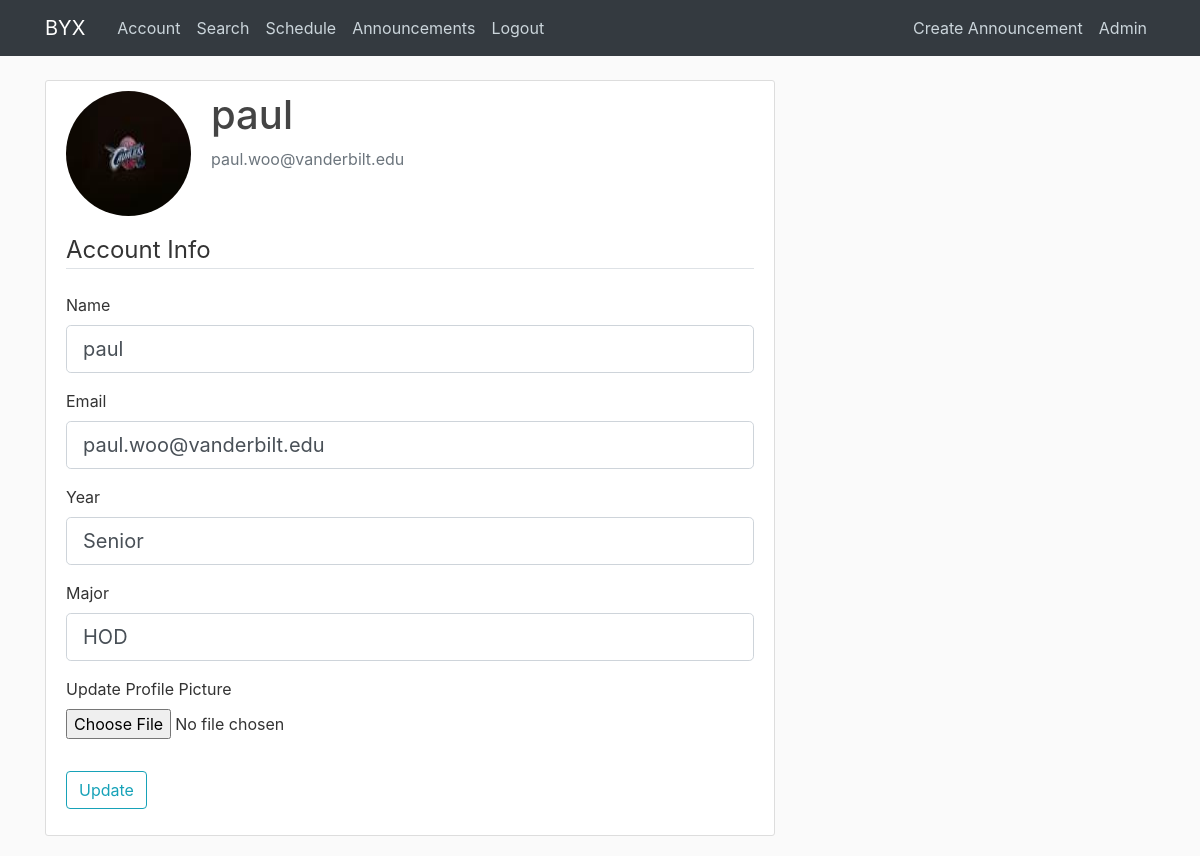
The app's page /account (signed in) with its own data.
### Group5/models.py (models this page shows, shortened)
class User(db.Model, UserMixin):
    id = db.Column(db.Integer, primary_key=True)
    username = db.Column(db.String(20), unique=True, nullable=False)
    email = db.Column(db.String(120), unique=True, nullable=False)
    image_file = db.Column(db.String(20), nullable=False, default='default.jpg')
    password = db.Column(db.String(60), nullable=False)
    posts = db.relationship('Post', backref='author', lazy=True)
    major = db.Column(db.String(60), default="CHANGE")
    year = db.Column(db.String(60), default="CHANGE")
    is_admin = db.Column(db.Boolean, default=False)

### Group5/routes.py (the view)
@app.route("/account", methods=['GET', 'POST'])
@login_required
def account():
    form = UpdateAccountForm()
    if form.validate_on_submit():
        if form.picture.data:
            picture_file = save_picture(form.picture.data)
            current_user.image_file = picture_file
        current_user.username = form.username.data
        current_user.email = form.email.data
        current_user.major = form.major.data
        current_user.year = form.year.data
        db.session.commit()
        flash('Your account has been updated!', 'success')
        return redirect(url_for('account'))
    elif request.method == 'GET':
        form.username.data = current_user.username
        form.email.data = current_user.email
        form.year.data = current_user.year
        form.major.data = current_user.major
    image_file = url_for('static', filename='profile_pics/' + current_user.image_file)
    return render_template('account.html', title='Account',
                           image_file=image_file, form=form)

### Group5/forms.py (shortened to what this page needs)
class UpdateAccountForm(FlaskForm):
    username = StringField('Name',
                           validators=[DataRequired(), Length(min=2, max=20)])
    email = StringField('Email',
                        validators=[DataRequired(), Email()])
    picture = FileField('Update Profile Picture', validators=[FileAllowed(['jpg', 'png'])])
    year = StringField('Year', validators=[DataRequired()])
    major = StringField('Major', validators=[DataRequired()])
    submit = SubmitField('Update')

### Group5/models.py (called while the page is built)
@login_manager.user_loader
def load_user(user_id):
    return User.query.get(int(user_id))

### Group5/templates/account.html (shortened to what this page needs)
{% extends "layout.html" %}
{% block content %}
    <div class="content-section">
      <div class="media">
        <img class="rounded-circle account-img" src="{{ image_file }}">
        <div class="media-body">
          <h2 class="account-heading">{{ current_user.username }}</h2>
          <p class="text-secondary">{{ current_user.email }}</p>
        </div>
      </div>
        <form method="POST" action="" enctype="multipart/form-data">
            <fieldset class="form-group">
                <legend class="border-bottom mb-4">Account Info</legend>
                <div class="form-group">
                    {{ form.username.label(class="form-control-label") }}
                    {% if form.username.errors %}
                        {{ form.username(class="form-control form-control-lg is-invalid") }}
                        <div class="invalid-feedback">
                            {% for error in form.username.errors %}
                                <span>{{ error }}</span>
                            {% endfor %}
                        </div>
                    {% else %}
                        {{ form.username(class="form-control form-control-lg") }}
                    {% endif %}
                </div>
                <div class="form-group">
                    {{ form.email.label(class="form-control-label") }}
                    {% if form.email.errors %}
                        {{ form.email(class="form-control form-control-lg is-invalid") }}
                        <div class="invalid-feedback">
                            {% for error in form.email.errors %}
                                <span>{{ error }}</span>
                            {% endfor %}
                        </div>
                    {% else %}
                        {{ form.email(class="form-control form-control-lg") }}
                    {% endif %}
                </div>
                <div class="form-group">
                    {{ form.year.label(class="form-control-label") }}
                    {{ form.year(class="form-control form-control-lg") }}
                </div>
                <div class="form-group">
                    {{ form.major.label(class="form-control-label") }}
                    {{ form.major(class="form-control form-control-lg") }}
                </div>
                <div class="form-group">
                    {{ form.picture.label() }}
                    {{ form.picture(class="form-control-file") }}
                </div>
            </fieldset>
            <div class="form-group">
                {{ form.submit(class="btn btn-outline-info") }}
            </div>
        </form>
    </div>
{% endblock content %}

### Group5/static/main.css (style rules this page uses)
body { background: #fafafa; color: #333333; margin-top: 5rem; }
h1, h2, h3, h4, h5, h6 { color: #444444; }
.content-section { background: #ffffff; padding: 10px 20px; border: 1px solid #dddddd; border-radius: 3px; margin-bottom: 20px; }
.account-img { height: 125px; width: 125px; margin-right: 20px; margin-bottom: 16px; }
.account-heading { font-size: 2.5rem; }

### records on screen
User: username "paul", email "paul.woo@vanderbilt.edu", year "Senior", major "HOD"
